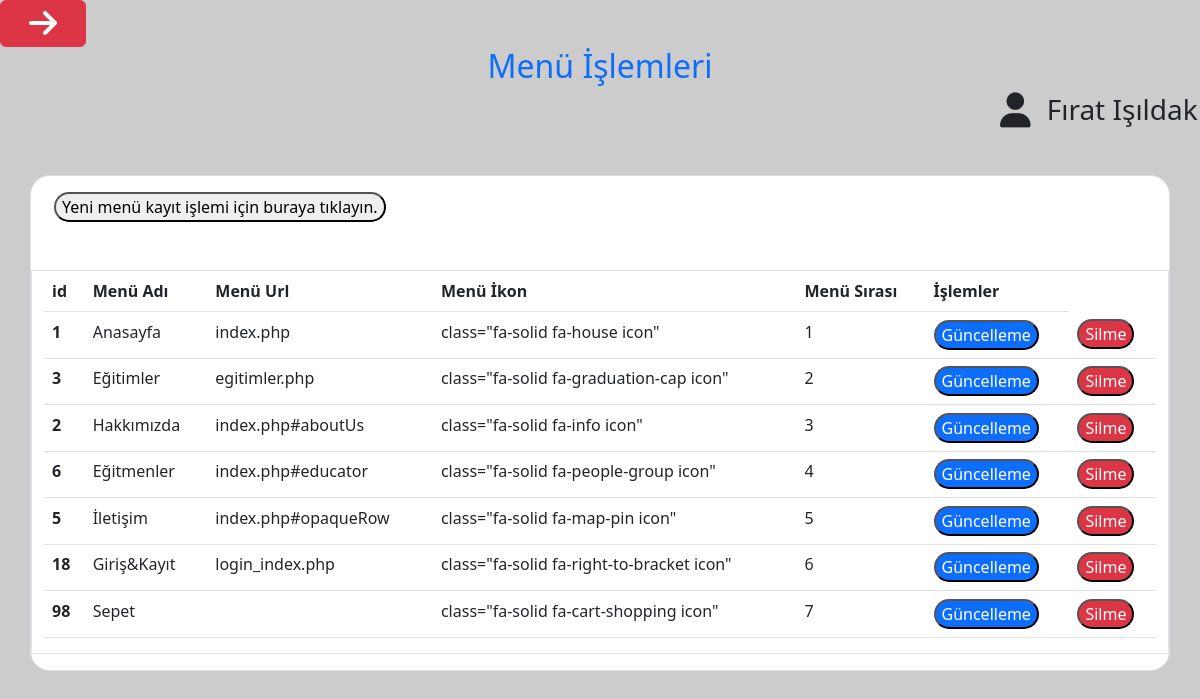
Page /admin_MenuProcess.php (signed in) on the earlier database version.
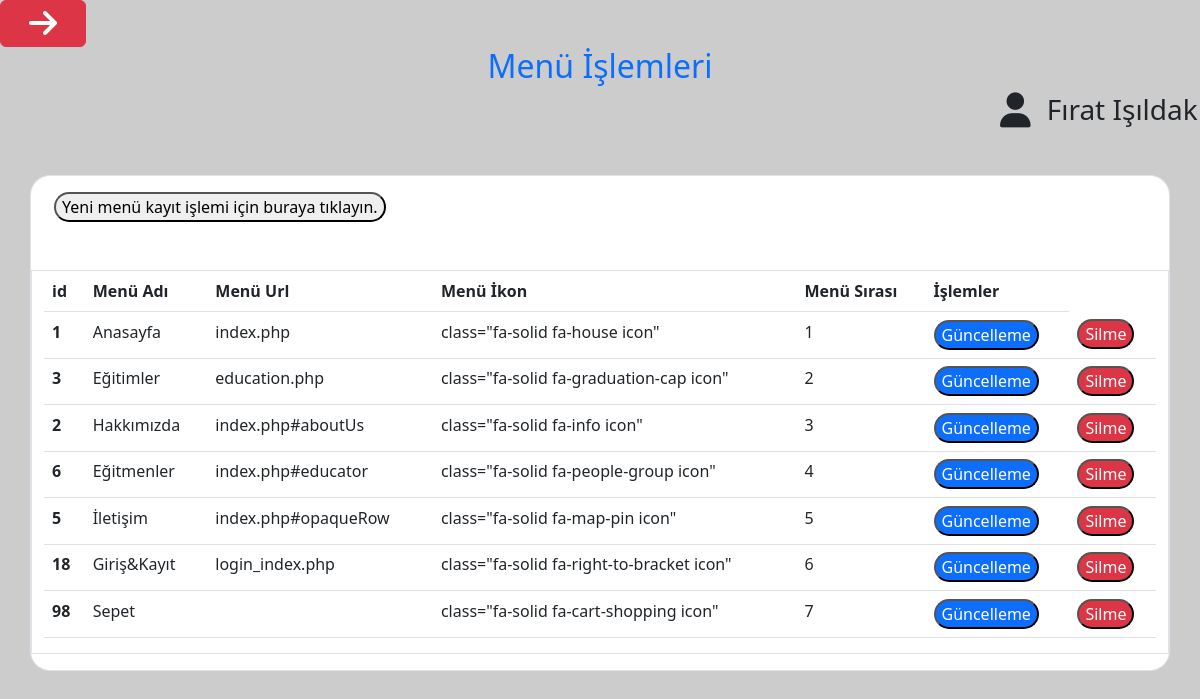
Same page on the later database version.
### tables this page shows
CREATE TABLE `menutable` (
  `id` int(11) NOT NULL,
  `menuName` varchar(50) NOT NULL,
  `menuUrl` varchar(255) NOT NULL,
  `menuIcon` varchar(255) DEFAULT NULL,
  `siralama` int(11) DEFAULT NULL
);

### admin_MenuProcess.php (the view, shortened to what this page needs)
<!DOCTYPE html>
<html lang="en">
<head>
    <link rel="stylesheet" href="bootstrap.css">
    <?php
    include("MyClass.php");
    include("inc/adminHead.php");
    ?>
</head>
<body>
    <h2 class="text-center text-primary">Menü İşlemleri</h2>
    <link rel="stylesheet" href="./css/educationStyle.css">
    <h3 class="offset-md-10"><i class="fa-solid fa-user fa-lg me-3"></i><?php echo $_SESSION["username"] ?></h3>
    <div class="container rowColor border inputOval mt-5 pb-3">
        <form id="Login" class="input-group" action="admin_MenuProcess.php" method="post">
            <div class="row">
                <div class="col-md-12 mt-3">
                </div>
            </div>
            <div class="row">
                <div class="col-md-12 mt-3">
                    <button type="button" name="menuSave" class="inputOval btn-success" data-bs-toggle="modal" data-bs-target="#saveModal">Yeni menü kayıt işlemi için buraya tıklayın.</button></td>
                </div>
            </div>
        </form>
        <div class="row">
            <div class="col-md-12 border mt-5">
                <table class="table table-hover" id="menuTableView">
                    <thead>
                        <tr>
                            <th scope="col">id</th>
                            <th scope="col">Menü Adı</th>
                            <th scope="col">Menü Url</th>
                            <th scope="col">Menü İkon</th>
                            <th scope="col">Menü Sırası</th>
                            <th scope="col">İşlemler</th>
                        </tr>
                    </thead>
                    <?php
                    $menuItems = array();
                    $result = $db->query("SELECT * FROM menutable ORDER BY siralama ASC");
                    if ($result->rowCount() > 0) {
                        while ($row = $result->fetch(PDO::FETCH_ASSOC)) {
                            $menuItem = array("id" => $row["id"], "menuName" => $row["menuName"], "menuUrl" => $row["menuUrl"], "menuIcon" => $row["menuIcon"], "siralama" => $row["siralama"]);
                            $menuItems[] = $menuItem;
                        }
                    } else {
                        echo "Veritabanında hiç veri bulunamadı.";
                    }
                    foreach ($menuItems as $item) {
                        echo ' <tbody>';
                        echo ' <tr>';
                        echo '<th scope="row">' . $item['id'] . '</th>';
                        echo '<td>' . $item['menuName'] . '</td>';
                        echo '<td>' . $item['menuUrl'] . '</td>';
                        echo '<td>' . $item['menuIcon'] . '</td>';
                        echo '<td>' . $item['siralama'] . '</td>';
                        echo '<td><button type="button" name="menuUpdate" class="bg-primary inputOval text-white" data-bs-toggle="modal" data-bs-target="#updateModal">Güncelleme</button></td>';
                        echo '<td><button type="button" name="menuDelete" class="bg-danger inputOval text-white" data-bs-toggle="modal" data-bs-target="#deleteModal">Silme</button></td>';
                        echo ' <tr>';
                        echo ' <tbody>';
                    }
                    ?>
                </table>
            </div>
        </div>
    </div>
</body>
</html>

Differences in the rows shown:
changed menutable "Eğitimler": menuUrl "egitimler.php" → "education.php"
